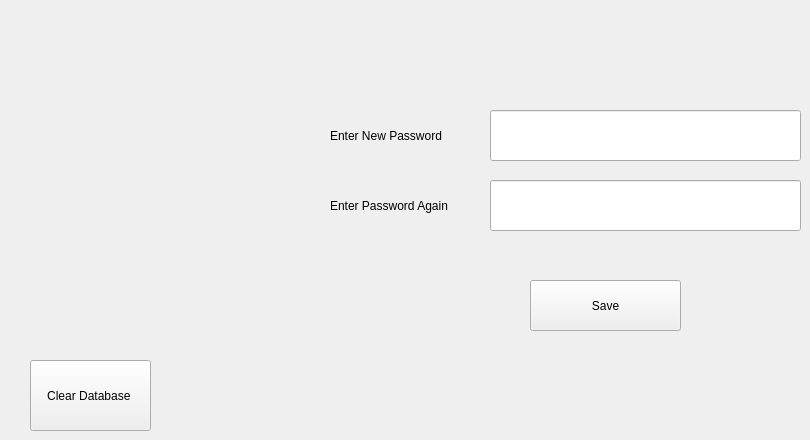
      <widget class="QWidget" name="tab_9">
       <attribute name="title">
        <string>Change Password</string>
       </attribute>
       <widget class="QLineEdit" name="lineEdit_13">
        <property name="geometry">
         <rect>
          <x>490</x>
          <y>110</y>
          <width>311</width>
          <height>51</height>
         </rect>
        </property>
        <property name="font">
         <font>
          <pointsize>13</pointsize>
         </font>
        </property>
        <property name="echoMode">
         <enum>QLineEdit::Password</enum>
        </property>
       </widget>
       <widget class="QLabel" name="label_27">
        <property name="geometry">
         <rect>
          <x>330</x>
          <y>120</y>
          <width>151</width>
          <height>31</height>
         </rect>
        </property>
        <property name="text">
         <string>Enter New Password</string>
        </property>
       </widget>
       <widget class="QLineEdit" name="lineEdit_14">
        <property name="geometry">
         <rect>
          <x>490</x>
          <y>180</y>
          <width>311</width>
          <height>51</height>
         </rect>
        </property>
        <property name="font">
         <font>
          <pointsize>13</pointsize>
         </font>
        </property>
        <property name="echoMode">
         <enum>QLineEdit::Password</enum>
        </property>
       </widget>
       <widget class="QLabel" name="label_28">
        <property name="geometry">
         <rect>
          <x>330</x>
          <y>190</y>
          <width>131</width>
          <height>31</height>
         </rect>
        </property>
        <property name="text">
         <string>Enter Password Again</string>
        </property>
       </widget>
       <widget class="QPushButton" name="pushButton_14">
        <property name="geometry">
         <rect>
          <x>530</x>
          <y>280</y>
          <width>151</width>
          <height>51</height>
         </rect>
        </property>
        <property name="text">
         <string>Save</string>
        </property>
        <property name="shortcut">
         <string>F10</string>
        </property>
       </widget>
       <widget class="QPushButton" name="pushButton_22">
        <property name="geometry">
         <rect>
          <x>30</x>
          <y>360</y>
          <width>121</width>
          <height>71</height>
         </rect>
        </property>
        <property name="text">
         <string>Clear Database </string>
        </property>
       </widget>
      </widget>
